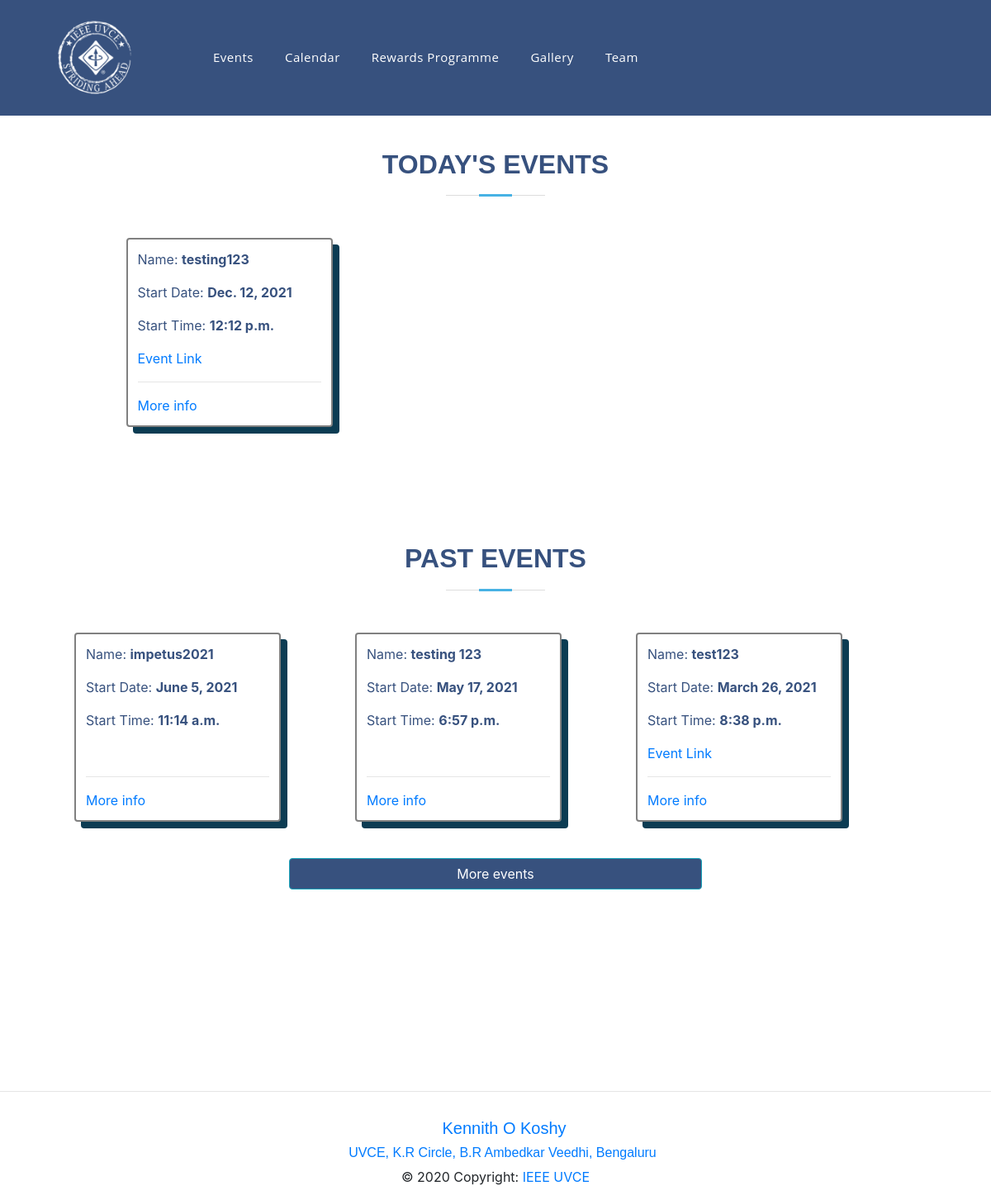
/events/, run on an earlier commit of the app's database.
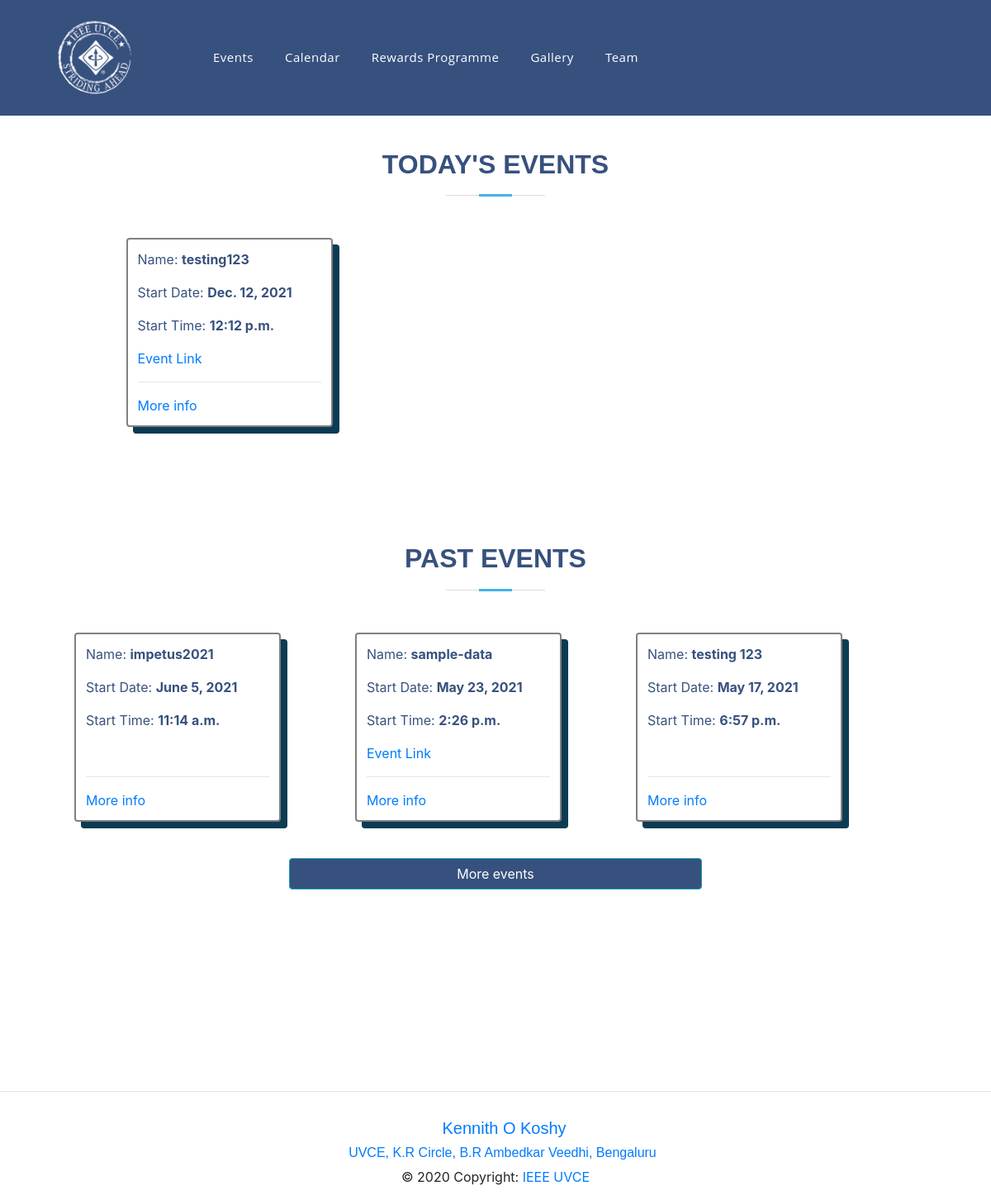
And on a later commit of the database.
### events/models.py (models this page shows, shortened)
class Event(models.Model):
    event_name = models.CharField(max_length=200)
    slug = models.SlugField(max_length=400)
    date = models.DateField()
    time = models.TimeField()
    location = models.CharField(max_length=100)
    reg = models.URLField(blank=True)
    description = models.TextField(max_length=2000, blank=True)
    created = models.DateTimeField(auto_now_add=True)
    orgzer = models.CharField(max_length=200)
    winners = models.TextField(blank=True, default='Not Yet Decided')
    author = models.ForeignKey(User, default=None, on_delete=models.CASCADE)
    is_approved = models.BooleanField(default=False, blank=True)
    remember_link = models.BooleanField(default=False)
    approved_by = models.CharField(
        max_length=40,  null=True, blank=True, default=" ")
    class Meta:
        verbose_name = "Event"
        verbose_name_plural = "Events"

### events/views.py (the view)
# urls.py: path('', views.events_list, name='list'),
def events_list(request):
    events = Event.objects.all().order_by('-date')
    events = events.filter(is_approved=True)
    event_today = events.filter(date=datetime.date.today())
    eventold = events.filter(date__lt=datetime.date.today())
    eventnew = events.filter(date__gt=datetime.date.today())
    page = request.GET.get('page', 1)
    eventscount = eventold.count()
    print(eventscount)
    paginator = Paginator(eventold, 3)
    try:
        eventold = paginator.page(1)
    except:
        pass
    content = {
        'events': events,
        'event_today': event_today,
        'eventold': eventold,
        'eventnew': eventnew,
        'eventscount': eventscount,
        'three': 3,
    }
    return render(request, 'events/events_list.html', content)

### events/templates/events/events_list.html (shortened to what this page needs)
{% extends 'base.html' %} {% block content %} {% if event_today %}
<section id="skills" class="skills">
  <div class="container" data-aos="fade-up">
    <div class="section-title">
      <h2>Today's Events</h2>
    </div>
    <div class="event-container animated bounce">
      {% for event in event_today %}
      <div class="event">
        <p>Name: <b>{{ event.event_name }}</b></p>
        <p>Start Date: <b>{{ event.date }}</b></p>
        <p>Start Time: <b>{{ event.time }}</b></p>
        {% if event.reg %}
        <a href="{{event.reg}}">Event Link</a>
        {% endif %}
        <br />
        <hr />
        <a href="{% url 'articles:detail' slug=event.slug %}">More info</a>
      </div>
      {% endfor %}
    </div>
  </div>
</section>
{% endif %}  {% if eventold %}
<section id="skills" class="skills">
  <div class="container" data-aos="fade-up">
    <div class="section-title">
      <h2>Past Events</h2>
    </div>
    <div class="event-container">
      {% for event in eventold %}
      <div class="event">
        <p>Name: <b>{{ event.event_name }}</b></p>
        <p>Start Date: <b>{{ event.date }}</b></p>
        <p>Start Time: <b>{{ event.time }}</b></p>
        {% if event.remember_link %}
        <a href="{{event.reg}}">Event Link</a>
        {% endif %}
        <br />
        <hr />
        <a href="{% url 'articles:detail' slug=event.slug %}">More info</a>
      </div>
      {% endfor %}
    </div>
    {% if eventscount > three %}
    <a class="btn btn-info btn-block my-4" style="background-color: #37517e;max-width:45%;margin:auto;"
      href="{% url 'articles:old_events' %}">More
      events </a>
    {% endif %}
  </div>
</section>
{% endif %} {% endblock %}

What changed in the data, as far as the page shows it:
no longer on this page (row unchanged): Event: event_name "test123", date "March 26, 2021", time "8:38 p.m.", shown under "PAST EVENTS"
added Event: event_name "sample-data", date "May 23, 2021", time "2:26 p.m.", shown under "PAST EVENTS"
